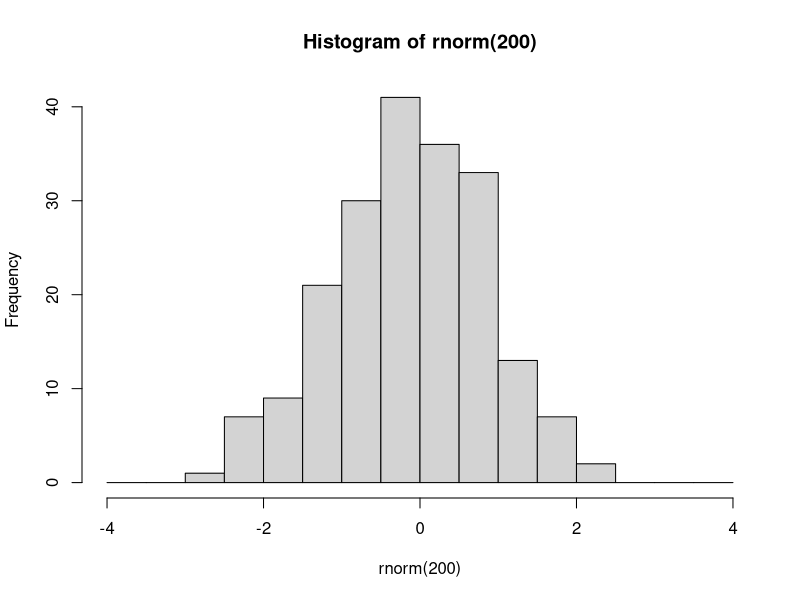
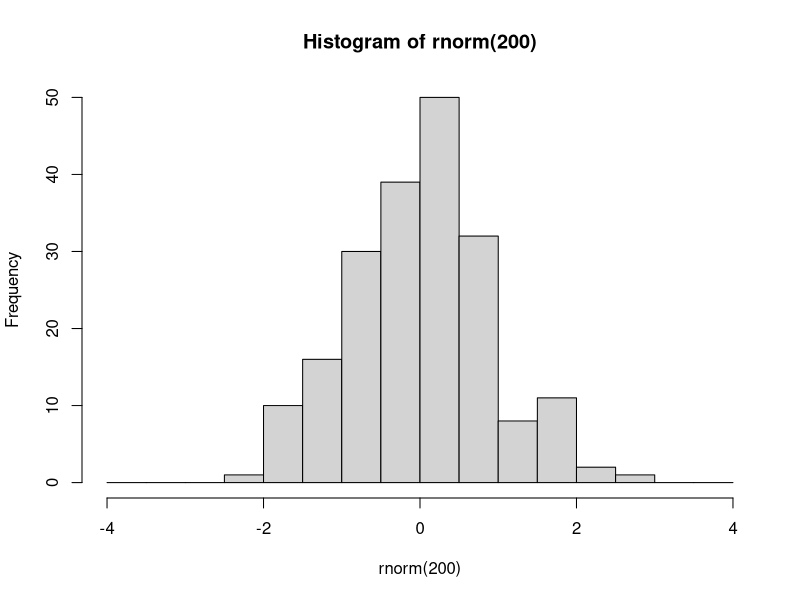

These charts were generated, in order, by the following R code: (Note: this script raises an error after producing the figures.)
###################################
###################################
########                   ########
########   Data Science 1  ########
########       Lab 7       ######## 
########  10th Dec. 2024   ########
########                   ########
###################################
###################################

## Welcome to lab #4. Today we will start with an introduction to the tidyverse,
# Then you will write your own lm() function, and finally a couple of exercises



#####################
####    Pipes    ####
#####################

# The pipe operator looks like this: |>
# It signifies: take the element on the left and use it as the first argument in the function on the right

# Example

hist(rnorm(200), breaks=seq(-4,4,0.5))
# is equivalent to

rnorm(200) |> hist(breaks=seq(-4,4,0.5))

# The purpose of the pipe is mostly aesthetic, in particular to avoid large numbers of parentheses when something needs to be transformed using multiple functions:



### 1.1 Rewrite the following expression using pipes:
set.seed(123)
round(sqrt(log(runif(10,1,10))),2)

runif(10,1,10) |> log() |> sqrt() |> round(2)
# Pipes were initially created in a package called magrittr, part of the 'tidyverse' group of packages


########################
####    Packages    ####
########################

# Packages are essentially environments full of functions and/or objects which aren't loaded into R by default, but must be first installed (generally from a repository called CRAN), and then loaded

# Here we will install tidyverse, which is not one but a series of packages written by the same group of people, which share a number of syntactical features

install.packages('tidyverse')

# After you have installed tidyverse into your packages, you must also load it into your environment

library(tidyverse)

# You will only have to install a package once. However, every time you start fresh in a new R environment, you will have to load the packages you need again.

#########################
####    TIDYVERSE    ####
#########################

# The tidyverse encompasses a very large number of packages, and is fairly powerful (in that you can do a lot using tidyverse packages)
# However, you DO NOT need to use tidyverse exclusively! I mostly don't use it, for example, preferring to stick to base R except for a few functionalities.

# Downsides of tidyverse include: unique syntax which is very different from other programming languages such as python
# 'Black box' functions that have specific purposes that must be remembered, as opposed to more general-purpose functions in base R
# Often actually more verbose than base R (ie. requires more lines of code to do the same thing)
# Using tidyverse is a matter of preference!

# The pipe operator was originally introduced in the tidyverse package magrittr. 
# The tidyverse pipe operator looks like this: %>%

set.seed(123)
runif(10,1,10) %>% 
  log() %>%
  sqrt() %>%
  round(2)

# In this class we will look at 2 important tidyverse packages.
# Today we will look at dplyr, which is used to manipulate and transform data.
# Next week we will learn ggplot2, which is used for plotting and data visualisation

#####################
####    dplyr    ####
#####################

# The philosophy behind dplyr is that every data transformation can be done using a function, and multiple transformations can be done by piping an object through multiple functions
# For example, in dplyr we no longer use indexing.
# Instead we use the functions 'select', to choose specific columns in a data frame, and 'filter', to choose specific rows.

data(mtcars)

# so instead of:
mtcars[mtcars$cyl == 6, 1:5]
# we would write:
mtcars %>%
  filter(cyl==6) %>%
  select(1:5)

### 2.1
# using select() and filter(), create a new database of cars that are over 4000 lbs in weight, retaining only the wt and mpg columns. Save this database to an object called 'df'.

df <- mtcars %>%
          filter(wt > 4) %>%
          select(c('wt','mpg'))

# After you have selected the rows and columns you are interested in, you can 
# change the order of the rows using arrange

df %>% arrange(wt)

df %>% arrange(desc(wt))


# To change variables, we can use mutate()
df <- df %>% mutate(wt_kg=wt*453.592,
                    km_per_l = mpg*1.60934/3.78541)

# And we can use ifelse() within mutate()
mtcars <- mtcars %>%
            mutate(wt_class = ifelse(wt>=4, 'Oversized','Standard'))

# We can even do a multiple ifelse statment using case_when()
mtcars <- mtcars %>%
            mutate(
              efficiency = case_when(
                mpg<=15 ~ 'low',
                mpg>15 & mpg<=20 ~ 'medium',
                mpg>20 ~ 'high'
                ))

# Next, summarise (or summarize) is a useful function which collapses a dataframe into a single row and can calculate summary statistics, eg:

mtcars %>% 
  summarise(
    mean_wt = mean(wt),
    sd_wt = sd(wt),
    n = length(mpg)
  )

# We can also use summarise to collapse a data frame not into one single row, but into as many rows as we have groups of interest. 
# To do this, first we need to use group_by()

mtcars %>% group_by(efficiency)

# You'll notice that this automatically changes the data frame into a new kind of object, called a tibble.
# Tibbles are basically tidyverse dataframes, that display information slightly differently, and are a bit more particular about certain things like not wanting empty cells.
# Tibbles can also be grouped, which allows for further operations down the line
# For example:

mtcars %>% 
  group_by(efficiency) %>%
  summarise(
    wt_kg=mean(wt),
    n=length(hp)
  ) %>%
  arrange(
    desc(c('high','medium','low'))
  )

# You can group by multiple variables

mtcars %>% 
  group_by(efficiency,cyl) %>%
  summarise(
    wt_kg=mean(wt),
    n=length(hp)
  )

# After grouping a tibble, remember to ungroup it later using ungroup(), or you may have issues down the line.

# 3.1
data(iris)
# using the dplyr functions do the following:
# create a new column called Petal.Area which is the product of the petal width and petal length columns.
# For each of the different species of iris, present the mean and standard deviation for the sepal length, sepal width, and petal area, as well as the number of samples (n)
# Order this database in decreasing order of average petal length.

Summary_data <- iris %>%
  mutate(Petal.Area = Petal.Width * Petal.Length) %>%
  group_by(Species) %>%
  summarise(
    mean_sepal_Len = mean(Sepal.Length),
    SD_sepal_Len = sd(Sepal.Length),
    mean_sepal_width = mean(Sepal.Width),
    SD_sepal_width = sd(Sepal.Width),
    mean_petal_area = mean(Petal.Area),
    SD_petal_area = sd(Petal.Area),
    N_samples = n()
  ) %>%
  arrange(desc(mean_petal_area))

print(Summary_data)

#######################################################
####    Code your own lm and predict functions!    ####
#######################################################

### 4.1 lm()

# Here I will walk you through the steps needed to write these functions. Follow along with the slides from this week's and last week's lectures - they contain all of the maths and some of the code that you need!

# At each step of the way, you should save each new element you calculate into a new object.

# Your lm function should take as input a y variable, and one or more x variables which should be inputted as a matrix or dataframe with one variable per column. 

my.lm <- function(y,x){

# Start by saving the sample size (n). You will need it later for calculating degrees of freedom for the test statistics and sampling distributions.
  n <- length(y)  # Number of observations in the dataset
# Next create the X matrix using as.matrix. Don't forget to add the column of 1s!
  x <- as.matrix(cbind(1,x))    # Add a column of 1s for the intercept term
# use the y input and your newly constructed x matrix to calculate the parameter estimates (or coefficients). 
# Hint: see lab 6, and remember that t() gives the transpose of a matrix and solve() gives its inverse
  # Formula: beta = (X'X)^(-1) X'y
  b <- solve(t(x) %*% x) %*% t(x) %*% y   # Coefficients
# Next, using these calculated coefficients, calculate all of the predicted values, y_hat, for each of the values of x (each of the rows of the X matrix). 
# Hint: look at the formula for the linear model - and remember we are multiplying matrices!
  # Formula: y_hat = X * beta
  y_hat <- x %*% b   # Predicted values
# Next, calculate the residuals (actual values of y minus the predicted values y_hat)
  # Formula: residuals = y - y_hat
  e <- y - y_hat   # Difference between actual and predicted values
# Next calculate the estimate of the residual standard error, s. Careful about the denominator here: check how many degrees of freedom you have!
  # Formula: s = sqrt((1/(n-p)) * sum(residuals^2))
  # Where p is the number of coefficients (including intercept)
  p <- ncol(x)       
  s <- sqrt(sum(e^2) / (n - p))   # Residual standard error
# Using s, calculate the variance covariance matrix of the coefficients.
  # Formula: Var(beta) = s^2 * (X'X)^(-1)
  vcov_coef <- (s^2) * solve(t(x) %*% x)  
# from this covariance matrix, extract the standard errors of the coefficients
  se_coef <- sqrt(diag(vcov_coef))     # Square root of diagonal elements
# use these standard errors to calculate the t-values for each of the coefficients
  # Formula: t = estimate / standard error
  t_vals <- b / se_coef    # t-statistics
# And use these t-values to calculate p-values.
  p_vals <- (1 - pt(abs(t_vals), df = n - p)) * 2       # Two-tailed test
# Next, calculate the R2 value
  # Formula: R^2 = 1 - (RSS / TSS)
  RSS <- sum(e^2)  # Residual sum of squares
  TSS <- sum((y - mean(y))^2)  # Total sum of squares
  r2 <- 1 - (RSS / TSS)
# Bonus points if you want to look up how to calculate adjusted R2
  # Formula: adj_R^2 = 1 - ((1 - R^2) * (n - 1) / (n - p))
  adj_r2 <- 1 - ((1 - r2) * (n - 1) / (n - p))
# Next, calculate the F-statistic and the p-value for the model.
  # Formula: F = (R^2 / (p - 1)) / ((1 - R^2) / (n - p))
  f_stat <- ((TSS - RSS) / (p - 1)) / (RSS / (n - p))
  model_p <- 1 - pf(f_stat, df1 = p - 1, df2 = n - p)  # F-distribution
  
# Finally, put all of these elements into a list, and have your function return that list. 
  return(list(n=n,
              coefficients = b,
              residuals = e,
              s = s,
              vcov = vcov_coef,
              se = se_coef,
              t_values = t_vals,
              p_values = p_vals,
              r2 = r2,
              adj_r2 = adj_r2,
              F_statistic = f_stat,
              model_p_value = model_p,
              df = n - p))
}

# compare your function against the built-in R function in R.

model_output <- my.lm(y=mtcars$mpg,x=mtcars[,c('wt','cyl')])

summary(lm(mpg ~ wt + cyl, data = mtcars))

### 4.2 predict()

# This will be much shorter. Create a new function that takes as input the output from your first function, along with a new_data object that has as many columns as there are predictor variables in the model output, and a confidence interval size

my.predict <- function(model_output, new_data, ci_level = 0.97) {
  
  # Extract coefficients from your my.lm output
  coef = model_output$coefficients

  # Add a column of 1s to the new_data
  new_data = cbind(1, as.matrix(new_data))

  # generate the predicted values of y from the new_data object based on the coefficients from the model
  # Again, remember the formula for the linear model!
  y_hat = new_data %*% coef

#for each of these predicted values, calculate a confidence interval
  # first calculate the critical levels of the t-distribution using the ci_level and the degrees of freedom
  df = model_output$df
  area_in_tails = (1 - ci_level) / 2 
  t_lower = qt(area_in_tails, df = df) 
  t_upper = 1 - qt(area_in_tails, df = df) 

  # next, for each row of the new_data object, calculate the standard error of the predicted value
  # Check the slides, and remember that 𝒗𝒄𝒐𝒗(𝒃) was saved as "vcov" in the model output
 sy = sqrt(apply(new_data,1,function(.) t(.)%*%model_output$vcov%*%.))  # SE for each prediction
  
  # next, calculate the upper and lower confidence boundaries for each prediction using the critical t-levels and the previously calculated standard error
 ci_lower = y_hat - (t_lower * sy)   # Lower bound of the CI
 ci_upper = y_hat + (t_upper * sy)   # Upper bound of the CI

  # finally, put these confidence intervals into a dataframe
 ci = data.frame(ci_lower,ci_upper)   # Combine lower and upper bounds
 colnames(ci) = paste0(ci_level * 100,'%_',c('lower','upper'))   # Label columns with CI percentage
 data_f = cbind(y_hat = y_hat,ci)
 return(data_f)
}


### 4.3
# Use your functions to run the following model

# mtcars$mpg ~ mtcars$wt + mtcars$cyl
# Fit the model
model_output <- my.lm(y = mtcars$mpg, x = mtcars[, c("wt", "cyl")])
# Creating newdata for predictions
wt_range <- seq(min(mtcars$wt), max(mtcars$wt), length.out = 32)  # Weight range
new_data <- data.frame(wt = wt_range, cyl = 4)  # Set cyl to 4

# Then plot predicted marginal effect of weight for a car with 4 cylynders. Add 96% confidence intervals to the graph.
# Hint: For this, in your "newdata" object, add a column of 4s for the number of cylinders
# Predict with confidence intervals
predictions <- my.predict(model_output, new_data = newdata, ci_level = 0.96)
# Plot the predicted marginal effect of weight
plot(new_data$wt, predictions$y_hat, type = "l", col = "blue",
     ylim = range(c(predictions$`96%_lower`, predictions$`96%_upper`)),
     xlab = "Weight (wt)", ylab = "Miles Per Gallon (mpg)",
     main = "Predicted Marginal Effect of Weight on Fuel Efficiency")

# Add confidence intervals
lines(new_data$wt, predictions$`96%_lower`, col = "red", lty = 2)  # Lower CI
lines(new_data$wt, predictions$`96%_upper`, col = "red", lty = 2)  # Upper CI

# Add legend
legend("topright", legend = c("Predicted mpg", "96% CI"), 
       col = c("blue", "red"), lty = c(1, 2), cex = 0.8)


# Compare this graph to the graph from the lecture.


# What do you conclude?
